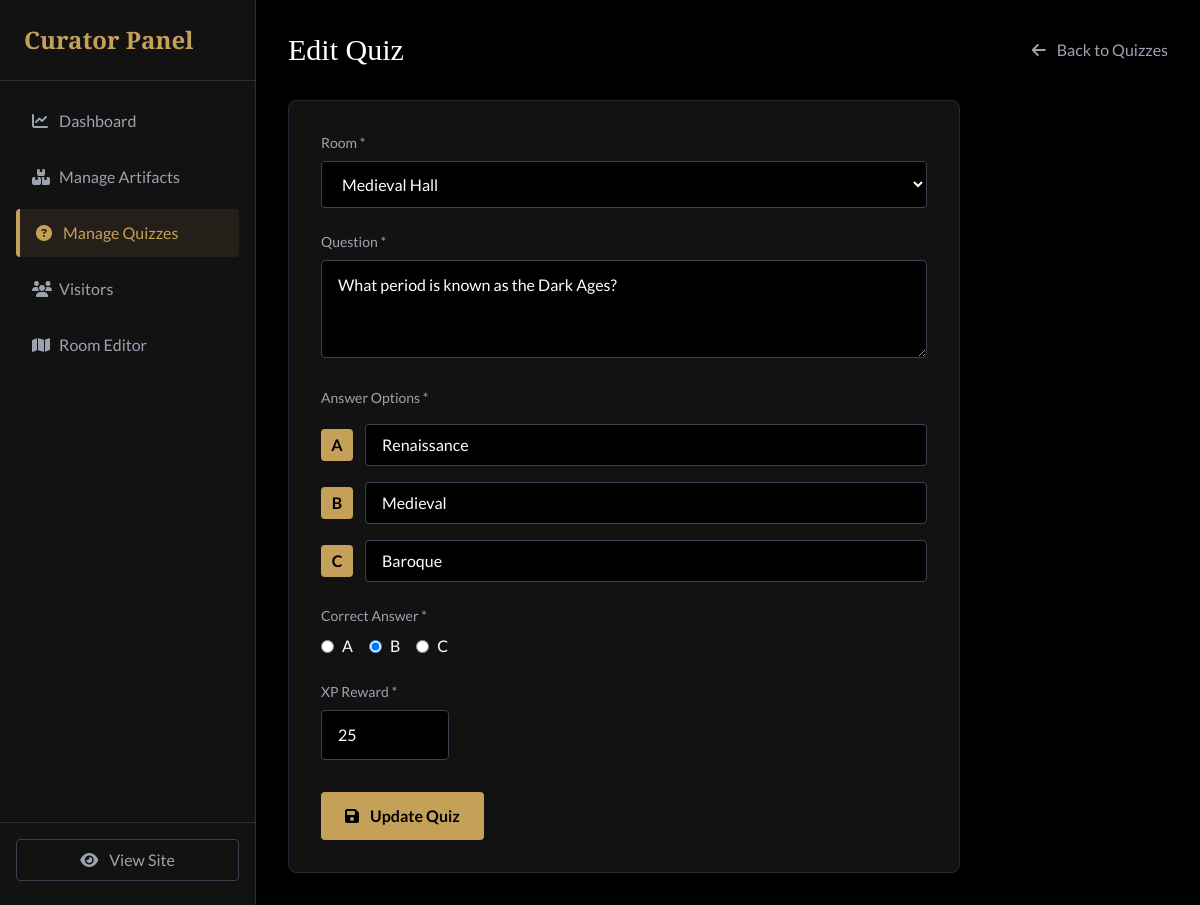
/admin/edit_quiz.php?id=1 (signed in), run on the app's committed database.
### tables this page shows
CREATE TABLE `quizzes` (
  `id` int(11) NOT NULL,
  `room_id` int(11) DEFAULT NULL,
  `question` text NOT NULL,
  `option_a` varchar(255) DEFAULT NULL,
  `option_b` varchar(255) DEFAULT NULL,
  `option_c` varchar(255) DEFAULT NULL,
  `correct_option` char(1) DEFAULT NULL,
  `xp_reward` int(11) DEFAULT 20
);

CREATE TABLE `rooms` (
  `id` int(11) NOT NULL,
  `name` varchar(100) NOT NULL,
  `description` text DEFAULT NULL,
  `min_level` int(11) DEFAULT 1,
  `image_url` varchar(255) DEFAULT NULL,
  `hidden_artifact_name` varchar(100) DEFAULT NULL,
  `hidden_artifact_desc` text DEFAULT NULL,
  `hidden_artifact_image` varchar(255) DEFAULT NULL,
  `hidden_artifact_xp` int(11) DEFAULT 100,
  `professor_dialogs` text DEFAULT NULL
);

### admin/edit_quiz.php (the view, shortened to what this page needs)
<?php
require_once '../app/Config/database.php';
$id = isset($_GET['id']) ? intval($_GET['id']) : 0;
$stmt = $conn->prepare("SELECT * FROM quizzes WHERE id = ?");
$stmt->bind_param("i", $id);
$stmt->execute();
$quiz = $stmt->get_result()->fetch_assoc();
$rooms = $conn->query("SELECT id, name FROM rooms ORDER BY name")->fetch_all(MYSQLI_ASSOC);
include '../public/header.php';
?>
<div class="flex h-screen bg-black">
    <aside class="w-64 bg-darker-bg border-r border-gold/20 flex flex-col">
        <div class="p-6 border-b border-gold/20">
            <h1 class="text-gold font-serif text-2xl font-bold">Curator Panel</h1>
        </div>
        <nav class="flex-grow p-4 space-y-2">
            <a href="index.php" class="block px-4 py-3 rounded text-gray-400 hover:text-white hover:bg-gray-800 transition">
                <i class="fas fa-chart-line w-6"></i> Dashboard
            </a>
            <a href="artifacts.php" class="block px-4 py-3 rounded text-gray-400 hover:text-white hover:bg-gray-800 transition">
                <i class="fas fa-boxes w-6"></i> Manage Artifacts
            </a>
            <a href="quizzes.php" class="block px-4 py-3 rounded bg-gold/10 text-gold border-l-4 border-gold">
                <i class="fas fa-question-circle w-6"></i> Manage Quizzes
            </a>
            <a href="users.php" class="block px-4 py-3 rounded text-gray-400 hover:text-white hover:bg-gray-800 transition">
                <i class="fas fa-users w-6"></i> Visitors
            </a>
            <a href="room_editor.php" class="block px-4 py-3 rounded text-gray-400 hover:text-white hover:bg-gray-800 transition">
                <i class="fas fa-map w-6"></i> Room Editor
            </a>
        </nav>
        <div class="p-4 border-t border-gold/20">
            <a href="../public/index.php" class="block w-full text-center py-2 border border-gray-700 text-gray-400 hover:text-white hover:border-white rounded transition mb-2">
                <i class="fas fa-eye mr-2"></i> View Site
            </a>
        </div>
    </aside>
    <main class="flex-grow p-8 overflow-y-auto">
        <div class="flex justify-between items-center mb-8">
            <h2 class="text-3xl text-white font-serif">Edit Quiz</h2>
            <a href="quizzes.php" class="text-gray-400 hover:text-white transition">
                <i class="fas fa-arrow-left mr-2"></i> Back to Quizzes
            </a>
        </div>
        <form action="../app/Handlers/admin_handler.php" method="POST" class="max-w-2xl bg-darker-bg rounded-lg border border-gray-800 p-8">
            <div class="mb-6">
                <label class="block text-gray-400 text-sm mb-2">Room *</label>
                <select name="room_id" required class="w-full bg-black border border-gray-700 text-white px-4 py-3 rounded focus:border-gold outline-none">
                    <?php foreach ($rooms as $room): ?>
                        <option value="<?php echo $room['id']; ?>" <?php echo $room['id'] == $quiz['room_id'] ? 'selected' : ''; ?>>
                            <?php echo htmlspecialchars($room['name']); ?>
                        </option>
                    <?php endforeach; ?>
                </select>
            </div>
            <div class="mb-6">
                <label class="block text-gray-400 text-sm mb-2">Question *</label>
                <textarea name="question" required rows="3" class="w-full bg-black border border-gray-700 text-white px-4 py-3 rounded focus:border-gold outline-none"><?php echo htmlspecialchars($quiz['question']); ?></textarea>
            </div>
            <div class="mb-6 space-y-4">
                <label class="block text-gray-400 text-sm mb-2">Answer Options *</label>
                <div class="flex items-center gap-3">
                    <span class="bg-gold text-black w-8 h-8 flex items-center justify-center rounded font-bold">A</span>
                    <input type="text" name="option_a" required value="<?php echo htmlspecialchars($quiz['option_a']); ?>" class="flex-grow bg-black border border-gray-700 text-white px-4 py-2 rounded focus:border-gold outline-none">
                </div>
                <div class="flex items-center gap-3">
                    <span class="bg-gold text-black w-8 h-8 flex items-center justify-center rounded font-bold">B</span>
                    <input type="text" name="option_b" required value="<?php echo htmlspecialchars($quiz['option_b']); ?>" class="flex-grow bg-black border border-gray-700 text-white px-4 py-2 rounded focus:border-gold outline-none">
                </div>
                <div class="flex items-center gap-3">
                    <span class="bg-gold text-black w-8 h-8 flex items-center justify-center rounded font-bold">C</span>
                    <input type="text" name="option_c" required value="<?php echo htmlspecialchars($quiz['option_c']); ?>" class="flex-grow bg-black border border-gray-700 text-white px-4 py-2 rounded focus:border-gold outline-none">
                </div>
            </div>
            <div class="mb-6">
                <label class="block text-gray-400 text-sm mb-2">Correct Answer *</label>
                <div class="flex gap-4">
                    <label class="flex items-center gap-2 cursor-pointer">
                        <input type="radio" name="correct_option" value="a" <?php echo $quiz['correct_option'] == 'a' ? 'checked' : ''; ?> required class="text-gold">
                        <span class="text-white">A</span>
                    </label>
                    <label class="flex items-center gap-2 cursor-pointer">
                        <input type="radio" name="correct_option" value="b" <?php echo $quiz['correct_option'] == 'b' ? 'checked' : ''; ?> class="text-gold">
                        <span class="text-white">B</span>
                    </label>
                    <label class="flex items-center gap-2 cursor-pointer">
                        <input type="radio" name="correct_option" value="c" <?php echo $quiz['correct_option'] == 'c' ? 'checked' : ''; ?> class="text-gold">
                        <span class="text-white">C</span>
                    </label>
                </div>
            </div>
            <div class="mb-8">
                <label class="block text-gray-400 text-sm mb-2">XP Reward *</label>
                <input type="number" name="xp_reward" value="<?php echo $quiz['xp_reward']; ?>" required min="1" class="w-32 bg-black border border-gray-700 text-white px-4 py-3 rounded focus:border-gold outline-none">
            </div>
            <button type="submit" class="bg-gold hover:bg-gold-hover text-black font-bold py-3 px-6 rounded transition">
                <i class="fas fa-save mr-2"></i> Update Quiz
            </button>
        </form>
    </main>
</div>

### public/assets/css/style.css (style rules this page uses)
:root { --color-gold: #c5a059; --color-gold-hover: #e6c885; --color-dark-bg: #1a1a1a; --color-darker-bg: #121212; --color-text: #e0e0e0; --color-parchment: #f0e6d2; }
body { font-family: "Lato", sans-serif; background-color: var(--color-darker-bg); color: var(--color-text); }
h1, h2, h3, h4, h5, h6, .font-serif { font-family: "Abhaya Libre", serif; }
.text-gold { color: var(--color-gold); }
.bg-gold { background-color: var(--color-gold); }
.border-gold { border-color: var(--color-gold); }

### public/header.php (style rules this page uses)
body { background-color: #121212; }

### data on the page
quizzes: room_id "Medieval Hall", question "What period is known as the Dark Ages?", option_a "Renaissance", option_b "Medieval", option_c "Baroque", correct_option "☐ A", correct_option "☑ B", correct_option "☐ C", xp_reward "25"
